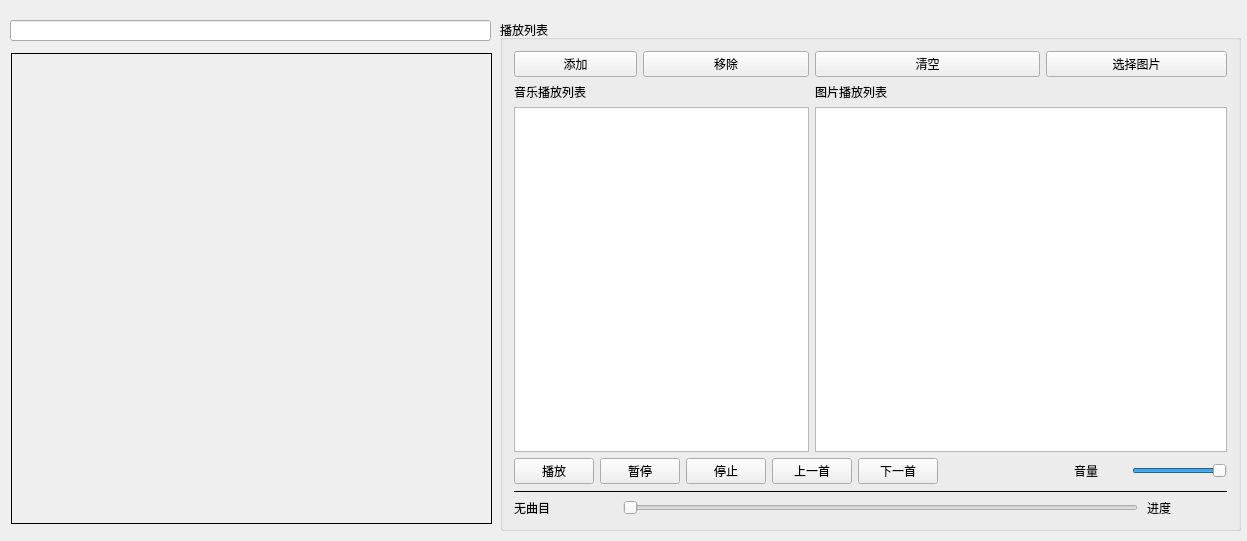
<?xml version="1.0" encoding="UTF-8"?>
<ui version="4.0">
 <class>MainWindow</class>
 <widget class="QMainWindow" name="MainWindow">
  <property name="geometry">
   <rect>
    <x>0</x>
    <y>0</y>
    <width>1247</width>
    <height>541</height>
   </rect>
  </property>
  <property name="windowTitle">
   <string>Demo10_1，音乐播放器</string>
  </property>
  <widget class="QWidget" name="centralWidget">
   <widget class="QLabel" name="lab1">
    <property name="geometry">
     <rect>
      <x>10</x>
      <y>50</y>
      <width>481</width>
      <height>481</height>
     </rect>
    </property>
    <property name="text">
     <string/>
    </property>
   </widget>
   <widget class="QTextEdit" name="textEdit">
    <property name="geometry">
     <rect>
      <x>11</x>
      <y>53</y>
      <width>481</width>
      <height>471</height>
     </rect>
    </property>
    <property name="styleSheet">
     <string notr="true">QTextEdit{color: black; background-color: transparent; border:1px solid black;}</string>
    </property>
   </widget>
   <widget class="QGroupBox" name="groupBox">
    <property name="geometry">
     <rect>
      <x>500</x>
      <y>20</y>
      <width>741</width>
      <height>511</height>
     </rect>
    </property>
    <property name="title">
     <string>播放列表</string>
    </property>
    <layout class="QGridLayout" name="gridLayout">
     <item row="0" column="0" colspan="2">
      <widget class="QPushButton" name="btnAdd">
       <property name="text">
        <string>添加</string>
       </property>
       <property name="icon">
        <iconset>
         <normaloff>:/icons/images/316.bmp</normaloff>:/icons/images/316.bmp</iconset>
       </property>
      </widget>
     </item>
     <item row="0" column="2" colspan="3">
      <widget class="QPushButton" name="btnRemove">
       <property name="text">
        <string>移除</string>
       </property>
       <property name="icon">
        <iconset>
         <normaloff>:/icons/images/318.bmp</normaloff>:/icons/images/318.bmp</iconset>
       </property>
      </widget>
     </item>
     <item row="0" column="5" colspan="3">
      <widget class="QPushButton" name="btnClear">
       <property name="text">
        <string>清空</string>
       </property>
       <property name="icon">
        <iconset>
         <normaloff>:/icons/images/214.bmp</normaloff>:/icons/images/214.bmp</iconset>
       </property>
      </widget>
     </item>
     <item row="0" column="8" colspan="2">
      <widget class="QPushButton" name="selectbtn">
       <property name="text">
        <string>选择图片</string>
       </property>
      </widget>
     </item>
     <item row="1" column="0" colspan="2">
      <widget class="QLabel" name="label_2">
       <property name="text">
        <string>音乐播放列表</string>
       </property>
      </widget>
     </item>
     <item row="1" column="5" colspan="2">
      <widget class="QLabel" name="label_3">
       <property name="text">
        <string>图片播放列表</string>
       </property>
      </widget>
     </item>
     <item row="2" column="0" colspan="5">
      <widget class="QListWidget" name="listWidget"/>
     </item>
     <item row="2" column="5" colspan="5">
      <widget class="QListView" name="listView"/>
     </item>
     <item row="3" column="0">
      <widget class="QPushButton" name="btnPlay">
       <property name="toolTip">
        <string>播放</string>
       </property>
       <property name="text">
        <string>播放</string>
       </property>
       <property name="icon">
        <iconset>
         <normaloff>:/icons/images/620.bmp</normaloff>:/icons/images/620.bmp</iconset>
       </property>
      </widget>
     </item>
     <item row="3" column="1" colspan="2">
      <widget class="QPushButton" name="btnPause">
       <property name="toolTip">
        <string>暂停</string>
       </property>
       <property name="text">
        <string>暂停</string>
       </property>
       <property name="icon">
        <iconset>
         <normaloff>:/icons/images/622.bmp</normaloff>:/icons/images/622.bmp</iconset>
       </property>
      </widget>
     </item>
     <item row="3" column="3">
      <widget class="QPushButton" name="btnStop">
       <property name="toolTip">
        <string>停止</string>
       </property>
       <property name="text">
        <string>停止</string>
       </property>
       <property name="icon">
        <iconset>
         <normaloff>:/icons/images/624.bmp</normaloff>:/icons/images/624.bmp</iconset>
       </property>
      </widget>
     </item>
     <item row="3" column="4" colspan="2">
      <widget class="QPushButton" name="btnPrevious">
       <property name="toolTip">
        <string>前一曲目</string>
       </property>
       <property name="text">
        <string>上一首</string>
       </property>
       <property name="icon">
        <iconset>
         <normaloff>:/icons/images/616.bmp</normaloff>:/icons/images/616.bmp</iconset>
       </property>
      </widget>
     </item>
     <item row="3" column="6">
      <widget class="QPushButton" name="btnNext">
       <property name="toolTip">
        <string>下一曲目</string>
       </property>
       <property name="text">
        <string>下一首</string>
       </property>
       <property name="icon">
        <iconset>
         <normaloff>:/icons/images/630.bmp</normaloff>:/icons/images/630.bmp</iconset>
       </property>
      </widget>
     </item>
     <item row="3" column="7">
      <spacer name="horizontalSpacer">
       <property name="orientation">
        <enum>Qt::Horizontal</enum>
       </property>
       <property name="sizeHint" stdset="0">
        <size>
         <width>23</width>
         <height>20</height>
        </size>
       </property>
      </spacer>
     </item>
     <item row="3" column="9">
      <widget class="QSlider" name="sliderVolumn">
       <property name="maximum">
        <number>100</number>
       </property>
       <property name="value">
        <number>100</number>
       </property>
       <property name="orientation">
        <enum>Qt::Horizontal</enum>
       </property>
      </widget>
     </item>
     <item row="4" column="0" colspan="10">
      <widget class="Line" name="line">
       <property name="frameShadow">
        <enum>QFrame::Plain</enum>
       </property>
       <property name="orientation">
        <enum>Qt::Horizontal</enum>
       </property>
      </widget>
     </item>
     <item row="5" column="0" colspan="10">
      <layout class="QHBoxLayout" name="horizontalLayout_2">
       <property name="spacing">
        <number>9</number>
       </property>
       <item>
        <widget class="QLabel" name="LabCurMedia">
         <property name="minimumSize">
          <size>
           <width>100</width>
           <height>0</height>
          </size>
         </property>
         <property name="text">
          <string>无曲目</string>
         </property>
        </widget>
       </item>
       <item>
        <widget class="QSlider" name="sliderPosition">
         <property name="tracking">
          <bool>false</bool>
         </property>
         <property name="orientation">
          <enum>Qt::Horizontal</enum>
         </property>
        </widget>
       </item>
       <item>
        <widget class="QLabel" name="LabRatio">
         <property name="minimumSize">
          <size>
           <width>80</width>
           <height>0</height>
          </size>
         </property>
         <property name="text">
          <string>进度</string>
         </property>
        </widget>
       </item>
      </layout>
     </item>
     <item row="3" column="8">
      <widget class="QPushButton" name="btnSound">
       <property name="text">
        <string>音量</string>
       </property>
       <property name="icon">
        <iconset>
         <normaloff>:/icons/images/volumn.bmp</normaloff>:/icons/images/volumn.bmp</iconset>
       </property>
       <property name="flat">
        <bool>true</bool>
       </property>
      </widget>
     </item>
    </layout>
   </widget>
   <widget class="QLineEdit" name="lineEdit">
    <property name="geometry">
     <rect>
      <x>10</x>
      <y>20</y>
      <width>481</width>
      <height>21</height>
     </rect>
    </property>
   </widget>
  </widget>
 </widget>
 <layoutdefault spacing="6" margin="11"/>
 <resources/>
 <connections/>
</ui>
